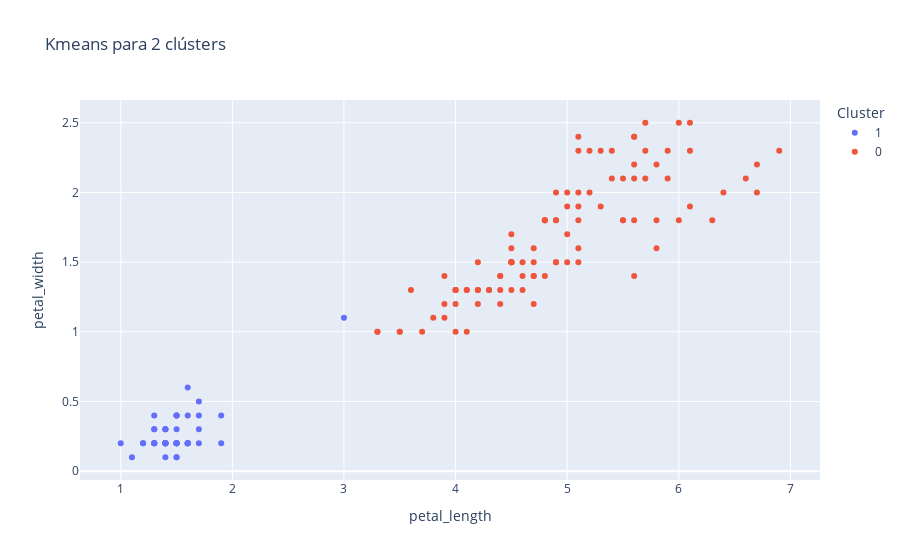

The code cell stored with this chart in its notebook:
### Code cell
clusters_normal = kMeansIrisPetalo(df=petals, n=2)

### Figure 1 — Plotly figure (JSON) as saved in the notebook; plotly's stock layout.template omitted (floating-point values rounded to 4 significant figures)
{"data": [{"hovertemplate": "Cluster=1<br>petal_length=%{x}<br>petal_width=%{y}<extra></extra>", "legendgroup": "1", "marker": {"color": "#636efa", "symbol": "circle"}, "mode": "markers", "name": "1", "orientation": "v", "showlegend": true, "type": "scatter", "x": [1.4, 1.4, 1.3, 1.5, 1.4, 1.7, 1.4, 1.5, 1.4, 1.5, 1.5, 1.6, 1.4, 1.1, 1.2, 1.5, 1.3, 1.4, 1.7, 1.5, 1.7, 1.5, 1.0, 1.7, 1.9, 1.6, 1.6, 1.5, 1.4, 1.6, 1.6, 1.5, 1.5, 1.4, 1.2, 1.3, 1.3, 1.5, 1.3, 1.3, 1.3, 1.6, 1.9, 1.4, 1.6, 1.4, 1.5, 1.4, 3.0], "xaxis": "x", "y": [0.2, 0.2, 0.2, 0.2, 0.2, 0.4, 0.3, 0.2, 0.2, 0.1, 0.2, 0.2, 0.1, 0.1, 0.2, 0.4, 0.4, 0.3, 0.3, 0.3, 0.2, 0.4, 0.2, 0.5, 0.2, 0.2, 0.4, 0.2, 0.2, 0.2, 0.2, 0.4, 0.1, 0.2, 0.2, 0.2, 0.2, 0.2, 0.3, 0.3, 0.2, 0.6, 0.4, 0.3, 0.2, 0.2, 0.2, 0.2, 1.1], "yaxis": "y"}, {"hovertemplate": "Cluster=0<br>petal_length=%{x}<br>petal_width=%{y}<extra></extra>", "legendgroup": "0", "marker": {"color": "#EF553B", "symbol": "circle"}, "mode": "markers", "name": "0", "orientation": "v", "showlegend": true, "type": "scatter", "x": [4.7, 4.5, 4.9, 4.0, 4.6, 4.5, 4.7, 3.3, 4.6, 3.9, 3.5, 4.2, 4.0, 4.7, 3.6, 4.4, 4.5, 4.1, 4.5, 3.9, 4.8, 4.0, 4.9, 4.7, 4.3, 4.4, 4.8, 5.0, 4.5, 3.5, 3.8, 3.7, 3.9, 5.1, 4.5, 4.5, 4.7, 4.4, 4.1, 4.0, 4.4, 4.6, 4.0, 3.3, 4.2, 4.2, 4.2, 4.3, 4.1, 6.0, 5.1, 5.9, 5.6, 5.8, 6.6, 4.5, 6.3, 5.8, 6.1, 5.1, 5.3, 5.5, 5.0, 5.1, 5.3, 5.5, 6.7, 6.9, 5.0, 5.7, 4.9, 6.7, 4.9, 5.7, 6.0, 4.8, 4.9, 5.6, 5.8, 6.1, 6.4, 5.6, 5.1, 5.6, 6.1, 5.6, 5.5, 4.8, 5.4, 5.6, 5.1, 5.9, 5.7, 5.2, 5.0, 5.2, 5.4, 5.1], "xaxis": "x", "y": [1.4, 1.5, 1.5, 1.3, 1.5, 1.3, 1.6, 1.0, 1.3, 1.4, 1.0, 1.5, 1.0, 1.4, 1.3, 1.4, 1.5, 1.0, 1.5, 1.1, 1.8, 1.3, 1.5, 1.2, 1.3, 1.4, 1.4, 1.7, 1.5, 1.0, 1.1, 1.0, 1.2, 1.6, 1.5, 1.6, 1.5, 1.3, 1.3, 1.3, 1.2, 1.4, 1.2, 1.0, 1.3, 1.2, 1.3, 1.3, 1.3, 2.5, 1.9, 2.1, 1.8, 2.2, 2.1, 1.7, 1.8, 1.8, 2.5, 2.0, 1.9, 2.1, 2.0, 2.4, 2.3, 1.8, 2.2, 2.3, 1.5, 2.3, 2.0, 2.0, 1.8, 2.1, 1.8, 1.8, 1.8, 2.1, 1.6, 1.9, 2.0, 2.2, 1.5, 1.4, 2.3, 2.4, 1.8, 1.8, 2.1, 2.4, 2.3, 2.3, 2.5, 2.3, 1.9, 2.0, 2.3, 1.8], "yaxis": "y"}], "layout": {"legend": {"title": {"text": "Cluster"}, "tracegroupgap": 0}, "title": {"text": "Kmeans para 2 clústers"}, "xaxis": {"anchor": "y", "domain": [0, 1], "title": {"text": "petal_length"}}, "yaxis": {"anchor": "x", "domain": [0, 1], "title": {"text": "petal_width"}}}}
